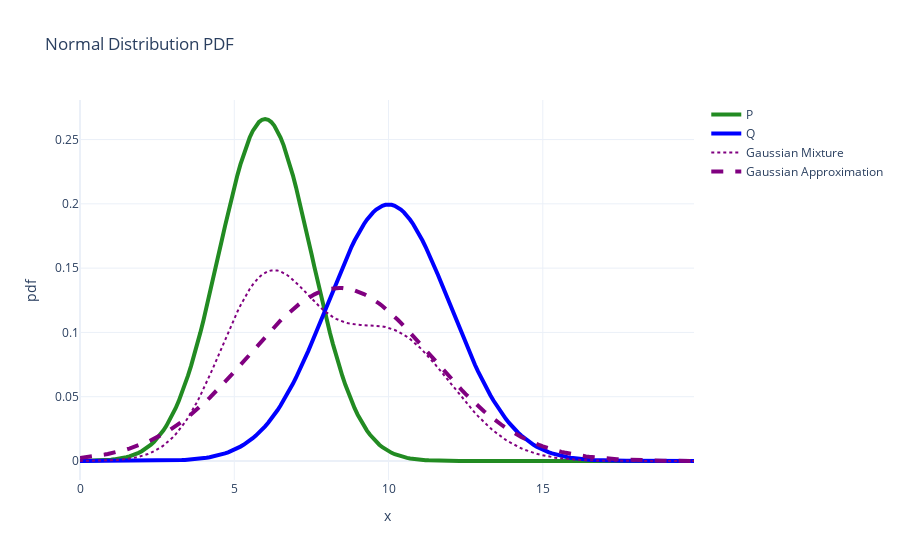

Write notebook code for a chart like this one.
### Code cell
fig = go.Figure()
fig.add_trace(go.Scatter(x = x, y = p, name = "P", line = dict(color = 'forestgreen', width = 4, dash = 'solid')))
fig.add_trace(go.Scatter(x = x, y = q, name = "Q", line = dict(color = 'blue', width = 4, dash = 'solid')))
fig.add_trace(go.Scatter(x = x, y = gm, name = "Gaussian Mixture", line = dict(color = 'purple', width = 2, dash = 'dot')))
fig.add_trace(go.Scatter(x = x, y = ga, name = "Gaussian Approximation", line = dict(color = 'purple', width = 4, dash = 'dash')))

fig.update_layout(title = "Normal Distribution PDF", xaxis_title = "x", yaxis_title = "pdf", template = "plotly_white")
fig.show()

### Figure 1 — Plotly figure (JSON) as saved in the notebook; plotly's stock layout.template omitted (floating-point values rounded to 4 significant figures; data arrays with more than 128 entries replaced by an {"elided": "..."} marker saying what was removed)
{"data": [{"line": {"color": "forestgreen", "dash": "solid", "width": 4}, "name": "P", "type": "scatter", "x": {"elided": "200 float values"}, "y": {"elided": "200 float values"}}, {"line": {"color": "blue", "dash": "solid", "width": 4}, "name": "Q", "type": "scatter", "x": {"elided": "200 float values"}, "y": {"elided": "200 float values"}}, {"line": {"color": "purple", "dash": "dot", "width": 2}, "name": "Gaussian Mixture", "type": "scatter", "x": {"elided": "200 float values"}, "y": {"elided": "200 float values"}}, {"line": {"color": "purple", "dash": "dash", "width": 4}, "name": "Gaussian Approximation", "type": "scatter", "x": {"elided": "200 float values"}, "y": {"elided": "200 float values"}}], "layout": {"title": {"text": "Normal Distribution PDF"}, "xaxis": {"title": {"text": "x"}}, "yaxis": {"title": {"text": "pdf"}}}}
